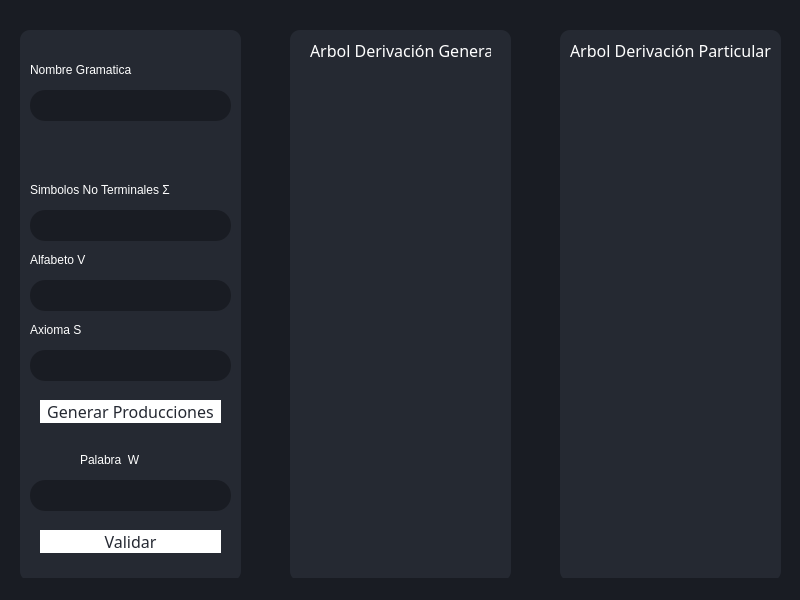
<?xml version="1.0" encoding="UTF-8"?>
<ui version="4.0">
 <class>MainWindow</class>
 <widget class="QMainWindow" name="MainWindow">
  <property name="geometry">
   <rect>
    <x>0</x>
    <y>0</y>
    <width>800</width>
    <height>600</height>
   </rect>
  </property>
  <property name="windowTitle">
   <string>MainWindow</string>
  </property>
  <property name="styleSheet">
   <string notr="true">background-color: rgb(25, 28, 35);</string>
  </property>
  <widget class="QWidget" name="centralwidget">
   <widget class="QLabel" name="Titulo1Grammar">
    <property name="geometry">
     <rect>
      <x>30</x>
      <y>60</y>
      <width>201</width>
      <height>20</height>
     </rect>
    </property>
    <property name="styleSheet">
     <string notr="true">font: 75 15pt &quot;Karla&quot;;
font: 16pt &quot;Karla&quot;;
background-color: rgb(37, 41, 50);
color: rgb(255, 255, 255);</string>
    </property>
    <property name="text">
     <string>Nombre Gramatica</string>
    </property>
   </widget>
   <widget class="QPlainTextEdit" name="inputGramarName">
    <property name="geometry">
     <rect>
      <x>30</x>
      <y>90</y>
      <width>201</width>
      <height>31</height>
     </rect>
    </property>
    <property name="styleSheet">
     <string notr="true">font: 12pt &quot;Karla&quot;;
color: rgb(255, 255, 255);
 border-radius: 15px;</string>
    </property>
   </widget>
   <widget class="QLabel" name="noTerminalTitle">
    <property name="geometry">
     <rect>
      <x>30</x>
      <y>180</y>
      <width>201</width>
      <height>20</height>
     </rect>
    </property>
    <property name="styleSheet">
     <string notr="true">font: 75 12pt &quot;Karla&quot;;
font: 12pt &quot;Karla&quot;;
background-color: rgb(37, 41, 50);
color: rgb(255, 255, 255);</string>
    </property>
    <property name="text">
     <string>Simbolos No Terminales Σ</string>
    </property>
   </widget>
   <widget class="QPlainTextEdit" name="inputNoTerminal">
    <property name="geometry">
     <rect>
      <x>30</x>
      <y>210</y>
      <width>201</width>
      <height>31</height>
     </rect>
    </property>
    <property name="styleSheet">
     <string notr="true">font: 12pt &quot;Karla&quot;;
color: rgb(255, 255, 255);
 border-radius: 15px;</string>
    </property>
   </widget>
   <widget class="QLabel" name="AlfabetoTitle">
    <property name="geometry">
     <rect>
      <x>30</x>
      <y>250</y>
      <width>201</width>
      <height>20</height>
     </rect>
    </property>
    <property name="styleSheet">
     <string notr="true">font: 75 15pt &quot;Karla&quot;;
font: 12pt &quot;Karla&quot;;
background-color: rgb(37, 41, 50);
color: rgb(255, 255, 255);</string>
    </property>
    <property name="text">
     <string>Alfabeto V</string>
    </property>
   </widget>
   <widget class="QPlainTextEdit" name="inputAlfabeto">
    <property name="geometry">
     <rect>
      <x>30</x>
      <y>280</y>
      <width>201</width>
      <height>31</height>
     </rect>
    </property>
    <property name="styleSheet">
     <string notr="true">font: 12pt &quot;Karla&quot;;
color: rgb(255, 255, 255);
 border-radius: 15px;</string>
    </property>
   </widget>
   <widget class="QLabel" name="axiomaTitle">
    <property name="geometry">
     <rect>
      <x>30</x>
      <y>320</y>
      <width>201</width>
      <height>20</height>
     </rect>
    </property>
    <property name="styleSheet">
     <string notr="true">font: 75 15pt &quot;Karla&quot;;
font: 12pt &quot;Karla&quot;;
background-color: rgb(37, 41, 50);
color: rgb(255, 255, 255);</string>
    </property>
    <property name="text">
     <string>Axioma S</string>
    </property>
   </widget>
   <widget class="QPlainTextEdit" name="inputAxioma">
    <property name="geometry">
     <rect>
      <x>30</x>
      <y>350</y>
      <width>201</width>
      <height>31</height>
     </rect>
    </property>
    <property name="styleSheet">
     <string notr="true">font: 12pt &quot;Karla&quot;;
color: rgb(255, 255, 255);
 border-radius: 15px;</string>
    </property>
   </widget>
   <widget class="QPushButton" name="btnProducciones">
    <property name="geometry">
     <rect>
      <x>40</x>
      <y>400</y>
      <width>181</width>
      <height>23</height>
     </rect>
    </property>
    <property name="font">
     <font>
      <family>Karla</family>
      <pointsize>12</pointsize>
      <weight>50</weight>
      <italic>false</italic>
      <bold>false</bold>
     </font>
    </property>
    <property name="styleSheet">
     <string notr="true">font: 12pt &quot;Karla&quot;;
font: 12pt &quot;Karla&quot;;
background-color: rgb(255, 255, 255);
color: rgb(37, 41, 50);
 border-radius: 15px;</string>
    </property>
    <property name="text">
     <string>Generar Producciones</string>
    </property>
   </widget>
   <widget class="QLabel" name="tituloPalabra">
    <property name="geometry">
     <rect>
      <x>80</x>
      <y>450</y>
      <width>111</width>
      <height>20</height>
     </rect>
    </property>
    <property name="styleSheet">
     <string notr="true">font: 75 15pt &quot;Karla&quot;;
font: 16pt &quot;Karla&quot;;
background-color: rgb(37, 41, 50);
color: rgb(255, 255, 255);</string>
    </property>
    <property name="text">
     <string>Palabra  W</string>
    </property>
   </widget>
   <widget class="QPlainTextEdit" name="inputPalabra">
    <property name="geometry">
     <rect>
      <x>30</x>
      <y>480</y>
      <width>201</width>
      <height>31</height>
     </rect>
    </property>
    <property name="styleSheet">
     <string notr="true">font: 12pt &quot;Karla&quot;;
color: rgb(255, 255, 255);
 border-radius: 15px;</string>
    </property>
   </widget>
   <widget class="QPushButton" name="btnValidar">
    <property name="geometry">
     <rect>
      <x>40</x>
      <y>530</y>
      <width>181</width>
      <height>23</height>
     </rect>
    </property>
    <property name="font">
     <font>
      <family>Karla</family>
      <pointsize>12</pointsize>
      <weight>50</weight>
      <italic>false</italic>
      <bold>false</bold>
     </font>
    </property>
    <property name="styleSheet">
     <string notr="true">font: 12pt &quot;Karla&quot;;
font: 12pt &quot;Karla&quot;;
background-color: rgb(255, 255, 255);
color: rgb(37, 41, 50);
 border-radius: 15px;</string>
    </property>
    <property name="text">
     <string>Validar</string>
    </property>
   </widget>
   <widget class="QWidget" name="DateGrammar" native="true">
    <property name="geometry">
     <rect>
      <x>20</x>
      <y>30</y>
      <width>221</width>
      <height>551</height>
     </rect>
    </property>
    <property name="styleSheet">
     <string notr="true">background-color: rgb(37, 41, 50);
 border-radius: 10px;</string>
    </property>
   </widget>
   <widget class="QWidget" name="treeOne" native="true">
    <property name="geometry">
     <rect>
      <x>290</x>
      <y>30</y>
      <width>221</width>
      <height>551</height>
     </rect>
    </property>
    <property name="styleSheet">
     <string notr="true">background-color: rgb(37, 41, 50);
 border-radius: 10px;</string>
    </property>
    <widget class="QLabel" name="Titulo1Grammar_2">
     <property name="geometry">
      <rect>
       <x>20</x>
       <y>10</y>
       <width>181</width>
       <height>20</height>
      </rect>
     </property>
     <property name="font">
      <font>
       <family>Karla</family>
       <pointsize>12</pointsize>
       <weight>50</weight>
       <italic>false</italic>
       <bold>false</bold>
      </font>
     </property>
     <property name="styleSheet">
      <string notr="true">font: 75 15pt &quot;Karla&quot;;
font: 12pt &quot;Karla&quot;;
background-color: rgb(37, 41, 50);
color: rgb(255, 255, 255);</string>
     </property>
     <property name="text">
      <string>Arbol Derivación General</string>
     </property>
    </widget>
   </widget>
   <widget class="QWidget" name="treeTwo" native="true">
    <property name="geometry">
     <rect>
      <x>560</x>
      <y>30</y>
      <width>221</width>
      <height>551</height>
     </rect>
    </property>
    <property name="styleSheet">
     <string notr="true">background-color: rgb(37, 41, 50);
border-radius: 10px;</string>
    </property>
    <widget class="QLabel" name="Titulo1Grammar_3">
     <property name="geometry">
      <rect>
       <x>10</x>
       <y>10</y>
       <width>211</width>
       <height>20</height>
      </rect>
     </property>
     <property name="font">
      <font>
       <family>Karla</family>
       <pointsize>12</pointsize>
       <weight>50</weight>
       <italic>false</italic>
       <bold>false</bold>
      </font>
     </property>
     <property name="styleSheet">
      <string notr="true">font: 75 15pt &quot;Karla&quot;;
font: 12pt &quot;Karla&quot;;
background-color: rgb(37, 41, 50);
color: rgb(255, 255, 255);</string>
     </property>
     <property name="text">
      <string>Arbol Derivación Particular</string>
     </property>
    </widget>
   </widget>
   <zorder>DateGrammar</zorder>
   <zorder>Titulo1Grammar</zorder>
   <zorder>inputGramarName</zorder>
   <zorder>noTerminalTitle</zorder>
   <zorder>inputNoTerminal</zorder>
   <zorder>AlfabetoTitle</zorder>
   <zorder>inputAlfabeto</zorder>
   <zorder>axiomaTitle</zorder>
   <zorder>inputAxioma</zorder>
   <zorder>btnProducciones</zorder>
   <zorder>tituloPalabra</zorder>
   <zorder>inputPalabra</zorder>
   <zorder>btnValidar</zorder>
   <zorder>treeOne</zorder>
   <zorder>treeTwo</zorder>
  </widget>
  <widget class="QStatusBar" name="statusbar"/>
 </widget>
 <resources/>
 <connections/>
</ui>
